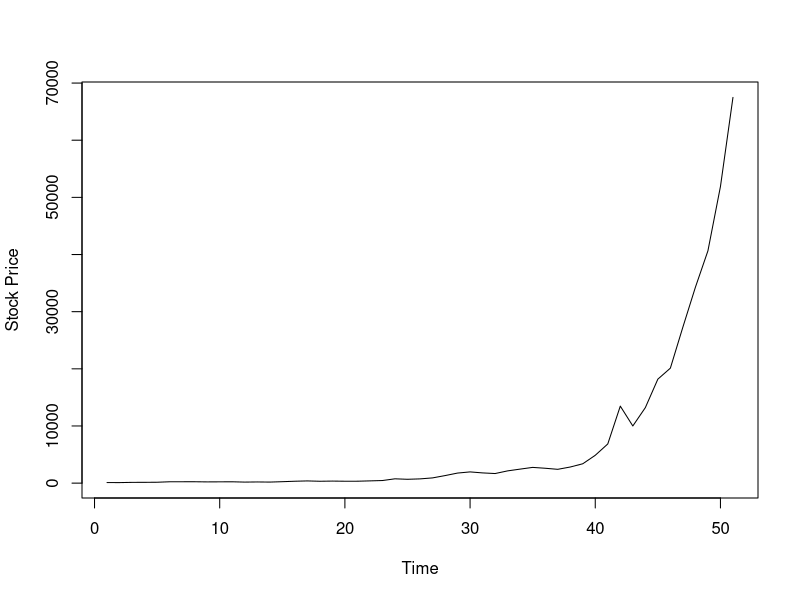
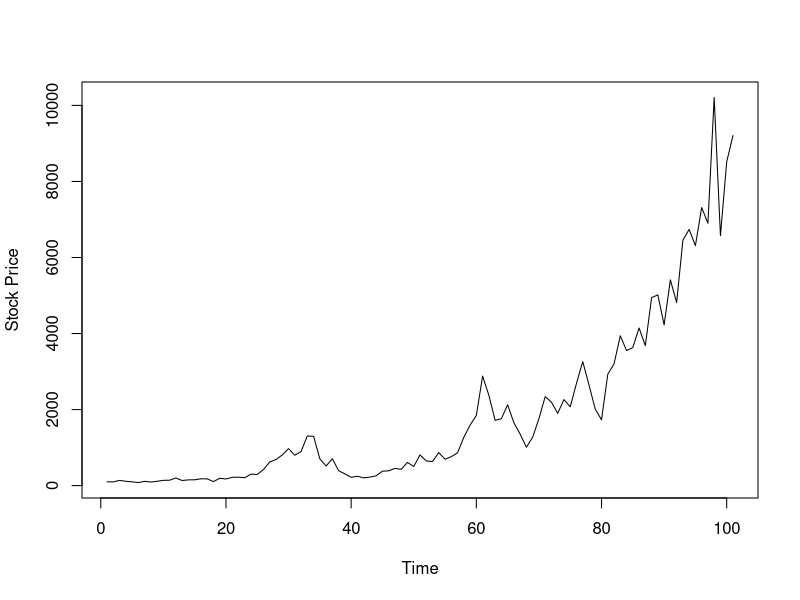
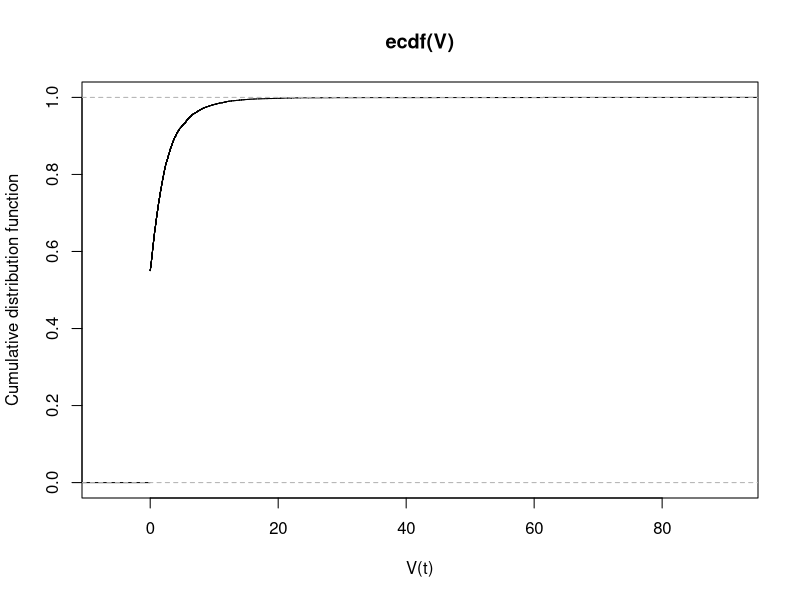

The R source for these figures, in order:
#PART ONE: Simulating S
#Define function to simulate stock prices using a Geometric Brownian Motion model
simulate_stock_prices <- function(mu,sigma,S0,t){
  S <- list(S0)
  for (i in 1:t){ #Implement a for loop to simulate the stock prices at each time step i from 1 to t
    Z <- rnorm(n=1,mean=0,sd=1) #Generate a random number Z from a normal distribution
    S_i <- S[[i]]*exp(mu-0.5*sigma^2 + sqrt(sigma^2)*Z) #Use Geometric Brownian Motion equation to compute the stock price at time i
    S[[i+1]] <- S_i #Append the stock price at time i to the list of simulated stock prices
  }
  return(S) #Return the list of simulated stock prices
}

#Simulate stock prices for 50 time steps with mu=0.1, sigma2=0.25, S0=100, and t(days)=50
S <- simulate_stock_prices(0.1,0.25,100,50)

#Plot stock prices for 50 time steps with mu=0.1, sigma2=0.25, S0=100, and t(days)=50
X <- unlist(S)
plot(X,type="l",ylab="Stock Price",xlab="Time")

#Simulate stock prices for 100 time steps with mu=0.1, sigma2=0.25, and S0=100
S <- simulate_stock_prices(0.1,0.25,100,100)
print(S)
#Plot stock prices for 100 time steps with mu=0.1, sigma2=0.25, and S0=100
X <- unlist(S)
plot(X,type="l",ylab="Stock Price",xlab="Time")


#PART TWO: Estimating ES(t)
#set parameters for simulation
mu <- 0.01 #drift parameter
sigma <- 0.01 #volatility parameter
t <- 50 #time(days)

#Generate random samples from a normal distribution with mean 0 and sd 1
n_sim <- 10000 #number of simulations (10,000)
z <- rnorm(n_sim)

#Like earlier, Compute stock price at time t using the Geometric Brownian Motion model
s_t <- exp(mu-0.5*sigma^2+sqrt(sigma^2)*z)

#Estimate ES(t) and P(S(t) > S(0))
es_t <- mean(s_t)
p_s_t_gt_s_0 <- sum(s_t > 1)/n_sim

#Calculate the 95% confidence intervals
ci_es_t <- qt(c(0.025, 0.975), df = n_sim - 1) * sd(s_t) / sqrt(n_sim) + es_t
ci_p_gt_S0 <- qt(c(0.025, 0.975), df = n_sim - 1) * sqrt(p_s_t_gt_s_0 * (1 - p_s_t_gt_s_0) / n_sim)

cat("Estimate of ES(t):", es_t, "\n")
cat("95% confidence interval for ES(t):", ci_es_t, "\n")
cat("Estimate of P(S(t) > S(0)):", p_s_t_gt_s_0, "\n")
cat("95% confidence interval for P(S(t) > S(0)):", ci_p_gt_S0)

#PART THREE: Down-and-out call option
#Set the values for mu, sigma^2, K, t, and B
mu <- 0.1
sigma2 <- 0.1
K <- 1
t <- 10
B <- 0.8
n_sim <- 10000 #Set the number of simulations

#Simulate S(1), ... , S(t)
S <- matrix(NA, nrow = n_sim, ncol = t)
for (i in 1:n_sim) {
  S[i, 1] <- 1
  for (j in 2:t) {
    S[i, j] <- S[i, j-1] * exp(mu - 0.5 * sigma2 + sqrt(sigma2) * rnorm(1))
  }
}

#Calculate V(t)
V <- rep(NA, n_sim)
for (i in 1:n_sim) {
  if (S[i, t] >= K && min(S[i, ]) > B) {
    V[i] <- S[i, t] - K
  } else {
    V[i] <- 0
  }
}

#Estimate the cumulative distribution function of V(t)
cdf_V <- ecdf(V)
plot(cdf_V, xlab = "V(t)", ylab = "Cumulative distribution function")
